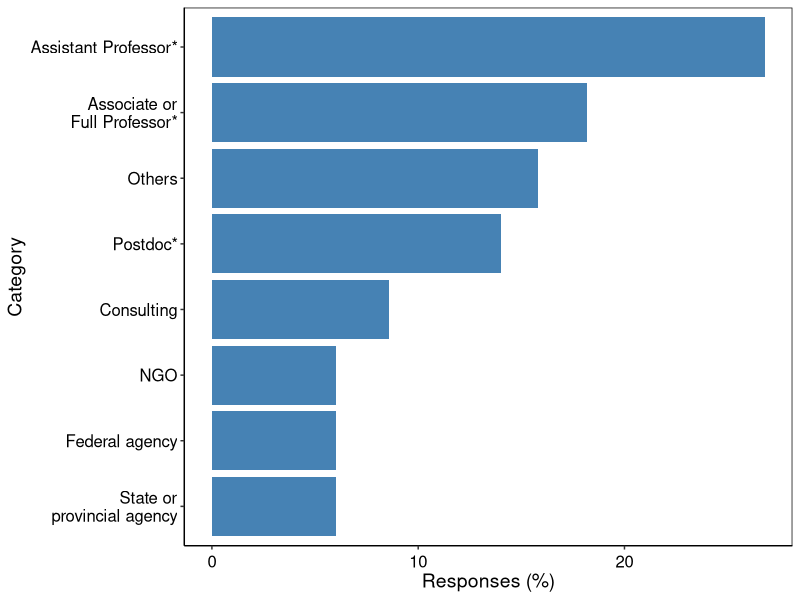
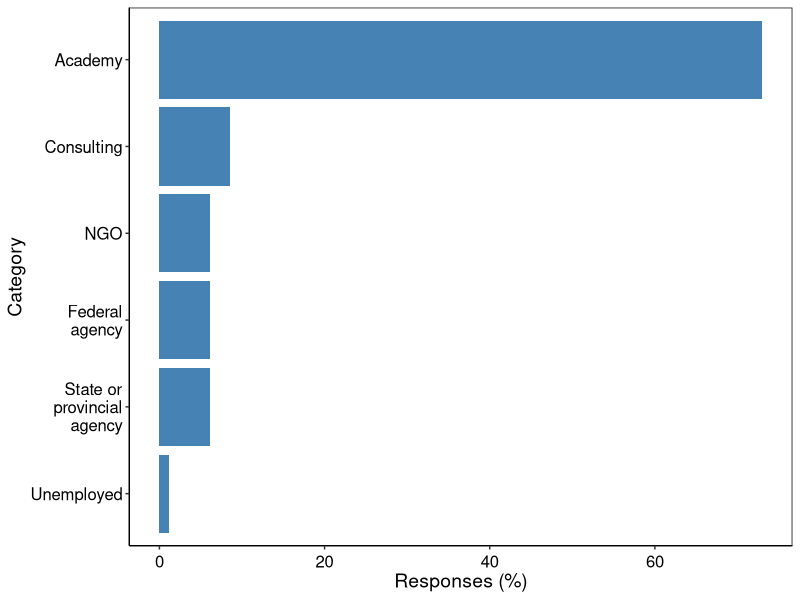
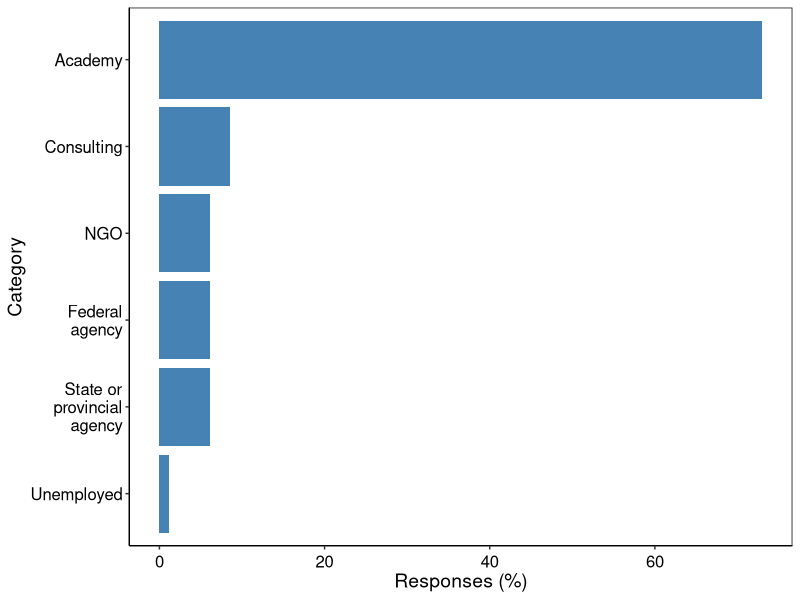

Write R code to recreate these figures, in order. (Note: this script raises an error after producing the figures.)


library('ggplot2')
library('patchwork')
library(dplyr)
library("RColorBrewer")
library(reshape2)


category <- c('Assistant Professor','Associate or Full Professor',
            'Postdoc ', 'Consulting', 'State or provincial agency', 'Federal agency',
            'NGO','Others')

responses <- c(26.8,18.2,14,8.6,6,6,6,15.8)

perfil <- data.frame(category, responses)
perfil

perfil$category <- factor(perfil$category, levels = perfil$category)

p1 <- ggplot(data=perfil, aes(x=reorder(category, responses), y=responses)) +
  labs(x= "Category", y = "Responses (%)") +
  geom_bar(stat="identity",fill="steelblue") + 
  coord_flip() +
  
  theme(axis.title.y = element_text(size = 14, angle = 90)) + # axis y 
  theme(axis.title.x = element_text(size = 14, angle = 00)) + # axis x
  theme(axis.text.x=element_text(angle=0, size=12, vjust=0.5, color="black")) + #subaxis x
  theme(axis.text.y=element_text(angle=0, size=12, vjust=0.5, color="black")) + #subaxis y
  
  # Panel
  theme(panel.grid.major = element_blank(), panel.grid.minor = element_blank(),
        panel.background = element_blank(), axis.line = element_line(colour = "black")) +
  theme(panel.border = element_rect(colour = "black", fill=NA, size=0.5)) +
  
  scale_x_discrete(labels=c('State or\n provincial agency', 'Federal agency',
                            'NGO','Consulting','Postdoc*','Others',
                            'Associate or\n Full Professor*','Assistant Professor*'))
p1


# Optional ----------------------------------------------------------------


category <- c('Academy', 'Consulting', 'State or provincial agency', 'Federal agency',
              'NGO','Unemployed')

responses <- c(73,8.6,6.1,6.1,6.1,1.2)

perfil <- data.frame(category, responses)
perfil

perfil$category <- factor(perfil$category, levels = perfil$category)

a1 <- ggplot(data=perfil, aes(x=reorder(category, responses), y=responses)) +
  labs(x= "Category", y = "Responses (%)") +
  geom_bar(stat="identity",fill="steelblue") + 
  coord_flip() +
  
  theme(axis.title.y = element_text(size = 14, angle = 90)) + # axis y 
  theme(axis.title.x = element_text(size = 14, angle = 00)) + # axis x
  theme(axis.text.x=element_text(angle=0, size=12, vjust=0.5, color="black")) + #subaxis x
  theme(axis.text.y=element_text(angle=0, size=12, vjust=0.5, color="black")) + #subaxis y
  
  # Panel
  theme(panel.grid.major = element_blank(), panel.grid.minor = element_blank(),
        panel.background = element_blank(), axis.line = element_line(colour = "black")) +
  theme(panel.border = element_rect(colour = "black", fill=NA, size=0.5)) +
  
  scale_x_discrete(labels=c('Unemployed','State or\n provincial\n agency', 'Federal\n agency',
                            'NGO','Consulting','Academy'))
a1
a1 + ggsave("work.jpeg", width = 20, height = 20, units = "cm") 

# Academy -----------------------------------------------------------------

category1 <- c('Assistant Professor','Associate or Full Professor',
              'Postdoc ', 'Lecure', 'Research', 'Others')

responses1 <- c(36.6,25,20,6.6,6.6,5)

perfil1 <- data.frame(category1, responses1)
perfil1

perfil1$category1 <- factor(perfil1$category1, levels = perfil1$category1)

a2 <- ggplot(data=perfil1, aes(x=reorder(category1, responses1), y=responses1)) +
  labs(x= "", y = "Responses (%)") +
  geom_bar(stat="identity",fill="steelblue") + 
  coord_flip() +
  
  theme(axis.title.y = element_text(size = 14, angle = 90)) + # axis y 
  theme(axis.title.x = element_text(size = 14, angle = 00)) + # axis x
  theme(axis.text.x=element_text(angle=0, size=12, vjust=0.5, color="black")) + #subaxis x
  theme(axis.text.y=element_text(angle=0, size=12, vjust=0.5, color="black")) + #subaxis y
  
  # Panel
  theme(panel.grid.major = element_blank(), panel.grid.minor = element_blank(),
        panel.background = element_blank(), axis.line = element_line(colour = "black")) +
  theme(panel.border = element_rect(colour = "black", fill=NA, size=0.5)) +
  
  scale_x_discrete(labels=c('Others', 'Researcher', 'Lecture','Postdoc',
                            'Associate or\n Full Professor','Assistant\n Professor'))
a2
a2 + ggsave("academy.jpeg", width = 20, height = 20, units = "cm") 

# Degree ------------------------------------------------------------------

degree <- c('PhD','MSc','BSc')
number <- c(70,20,10)

degree<- data.frame(degree, number)
degree


p2 <- ggplot(data=degree, aes(x=reorder(degree, -number), y=number)) +
  labs(x= "Degree", y = "% of respondents") +
  geom_bar(stat="identity", fill="steelblue") + 

  
  theme(axis.title.y = element_text(size = 14, angle = 90)) + # axis y 
  theme(axis.title.x = element_text(size = 14, angle = 00)) + # axis x
  theme(axis.text.x=element_text(angle=0, size=12, vjust=0.5, color="black")) + #subaxis x
  theme(axis.text.y=element_text(angle=0, size=12, vjust=0.5, color="black")) + #subaxis y
  
  # Panel
  theme(panel.grid.major = element_blank(), panel.grid.minor = element_blank(),
        panel.background = element_blank(), axis.line = element_line(colour = "black")) +
  theme(panel.border = element_rect(colour = "black", fill=NA, size=0.5))
p2  
p2 + ggsave("degree.jpeg", width = 20, height = 20, units = "cm") 
 
Fig1a <- (a1 + a2) / (p2 +plot_spacer())
Fig1a + plot_annotation(tag_levels = 'A')
Fig1a + ggsave("Figure_1a.jpeg", width = 20, height = 20, units = "cm") 


# Continually attending SFS meetings ---------------------------------------

continually <- c('Yes','Not','Not applicable (not yet graduated)')
number <- c(51,29,20)

continually <- data.frame(continually, number)
continually

p3 <- ggplot(data=continually, aes(x=reorder(continually,-number), y=number)) +
  labs(x= "Attending continually", y = "% of respondents") +
  geom_bar(stat="identity",fill="steelblue") + 
  
  
  theme(axis.title.y = element_text(size = 12, angle = 90)) + # axis y 
  theme(axis.title.x = element_text(size = 12, angle = 00)) + # axis x
  theme(axis.text.x=element_text(angle=0, size=10, vjust=0.5, color="black")) + #subaxis x
  theme(axis.text.y=element_text(angle=0, size=10, vjust=0.5, color="black")) + #subaxis y
  
  # Panel
  theme(panel.grid.major = element_blank(), panel.grid.minor = element_blank(),
        panel.background = element_blank(), axis.line = element_line(colour = "black")) +
  theme(panel.border = element_rect(colour = "black", fill=NA, size=0.5)) +
  
  scale_x_discrete(labels=c('Yes',
                            'No',
                            'Not applicable\n (not yet\n graduated'))

p3

# Why no continually  ---------------------------------------

continually <- c('Did not have funds for membership fee',
                 'Did not plan to attend the annual meeting',
                 'Other reasons')

number <- c(55,21,24)

continually <- data.frame(continually, number)
continually

levels(continually$continually) <- gsub(" ", "\n", levels(continually$continually))

p4 <- ggplot(data=continually, aes(x=reorder(continually, number), y=number)) +
  labs(x= "Category", y = "Responses (%)") +
  geom_bar(stat="identity",fill="steelblue") + 
  coord_flip() +
  
  theme(axis.title.y = element_text(size = 12, angle = 90)) + # axis y 
  theme(axis.title.x = element_text(size = 12, angle = 00)) + # axis x
  theme(axis.text.x=element_text(angle=0, size=10, vjust=0.5, color="black")) + #subaxis x
  theme(axis.text.y=element_text(angle=0, size=10, vjust=0.5, color="black")) + #subaxis y
  
  # Panel
  theme(panel.grid.major = element_blank(), panel.grid.minor = element_blank(),
        panel.background = element_blank(), axis.line = element_line(colour = "black")) +
  theme(panel.border = element_rect(colour = "black", fill=NA, size=0.5)) +
  
  scale_x_discrete(labels=c('Other reasons',
                            'Did not plan to attend\n the annual meeting',
                            'Did not have funds for\n membership fee'))

p4

Fig2 <- p3 + p4
Fig2 + plot_annotation(tag_levels = 'A')
Fig2 + ggsave("Figure_2.jpeg") 


# Interest ----------------------------------------------------------------

option <- c(rep("Option 1" , 5) , rep("Option 2" , 5) , rep("Option 3" , 5) ,
            rep("Option 4" , 5), rep("Option 5" , 5))

category <- c('Community Ecology','Biogeochemistry','Conservation','Streams/Rivers','Hydrology',
              'Streams/Rivers', 'Conservation', 'Biogeochemistry', 'Management', 'Hydrology',
              'Streams/Rivers', 'Invertebrates','Lakes', 'Management', 'Conservation',
              'Invertebrates','Streams/Rivers','Wetlands','Nutrients','Sediments',
              'Fish', 'Climate Change', 'Food Webs', 'Nutrients', 'Streams/Rivers')
numbers <- c(48,24,7,5,4,
             32.3,12.5,8.3,8.3,8.3,
             30.1,10.8,9.7,6.7,5.4,
             19.3,12.5,5.7,4.6,4.6,
             10.3,7.7,7.7,7.7,6.4
             )

interest <- data.frame(option,category, numbers)
interest


cbp1 <- c("#AA7744", "#774411", "#DDDD77","#AAAA44", 
          "#777711", "#88CCAA", "#44AA77", "#117744", 
          "#77CCCC", "#44AAAA","#117777",  "#77AADD", 
          "#4477AA", "#114477")
                                          #azul


p <- ggplot(interest, 
       aes(x=reorder(option,numbers), y=numbers, fill=reorder(category, numbers))) + 
  geom_bar(stat="identity") +
  labs(x= "", y = "Percentage", fill= "Topic") +
  coord_flip()+
  scale_fill_manual(values = cbp1)+
   guides(fill = guide_legend(reverse=TRUE)) +
   theme(axis.title.y = element_text(size = 12, angle = 90)) + # axis y 
   theme(axis.title.x = element_text(size = 12, angle = 00)) + # axis x
   theme(axis.text.x=element_text(angle=0, size=10, vjust=0.5, color="black")) + #subaxis x
   theme(axis.text.y=element_text(angle=0, size=10, vjust=0.5, color="black")) + #subaxis y
   
   # Panel
   theme(panel.grid.major = element_blank(), panel.grid.minor = element_blank(),
         panel.background = element_blank(), axis.line = element_line(colour = "black")) +
   theme(panel.border = element_rect(colour = "black", fill=NA, size=0.5))
p  

p + ggsave("Figure_3.jpeg") 
